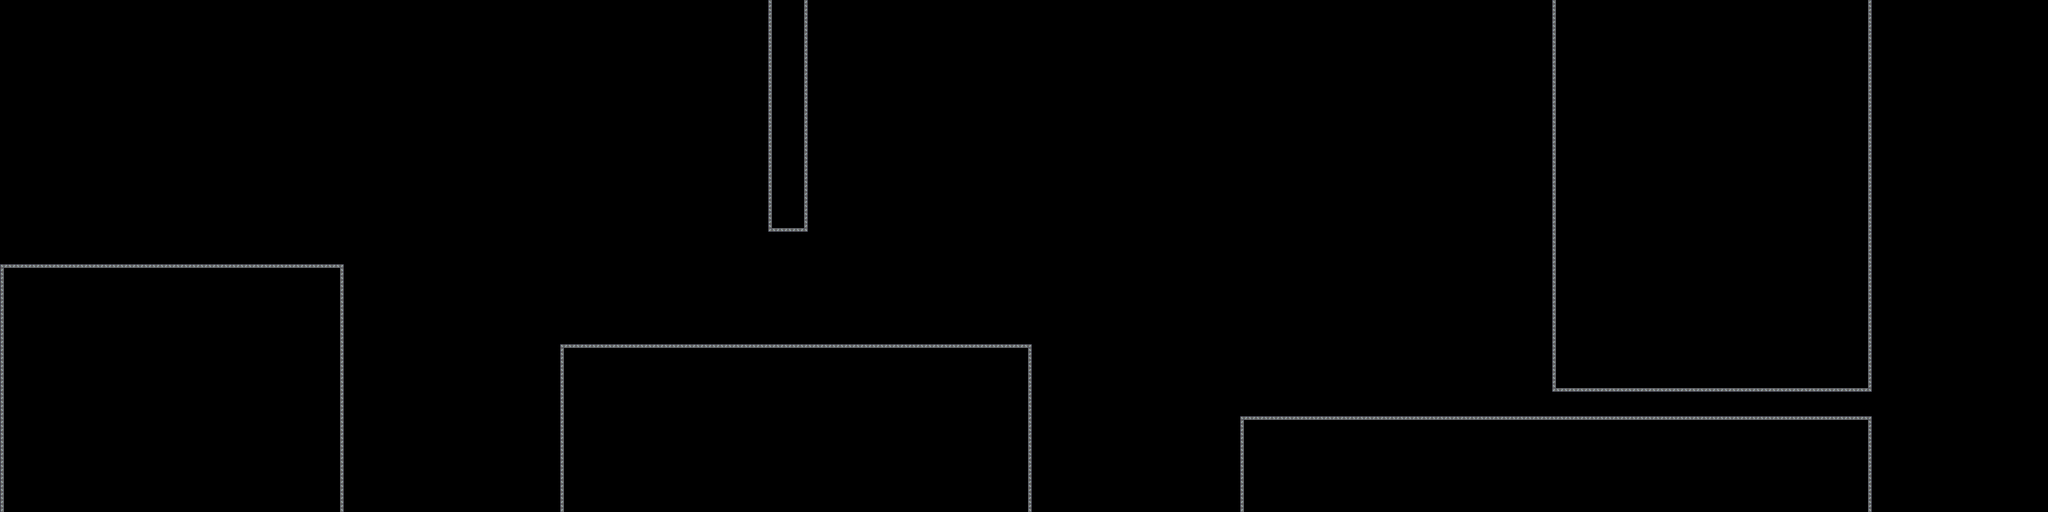

A level layout from a 2D game, rendered from its tile map. Below: a short description, then the map file with tile-grid data replaced by summaries:
An orthogonal 256x64 tile map with 16x16 px tiles, 1 tile layer (tiles) and 29 objects.

<map version="1.4" tiledversion="1.4.1" orientation="orthogonal" renderorder="right-down" width="256" height="64" tilewidth="16" tileheight="16" infinite="0" nextlayerid="7" nextobjectid="44">
 <tileset firstgid="1" name="tiles" tilewidth="16" tileheight="16" tilecount="16" columns="4">
  <image source="../../images/tilesets/tiles.png" width="64" height="64" />
 </tileset>
 <objectgroup id="2" name="sw-triangles">
  <object id="1" x="32" y="320" width="32" height="208" />
  <object id="2" x="32" y="336" width="48" height="192" />
  <object id="3" x="32" y="352" width="64" height="176" />
  <object id="4" x="32" y="368" width="80" height="160" />
  <object id="5" x="32" y="384" width="96" height="144" />
  <object id="6" x="32" y="400" width="112" height="128" />
  <object id="7" x="32" y="416" width="130" height="112" />
  <object id="8" x="32" y="432" width="148" height="96" />
  <object id="9" x="32" y="448" width="160" height="80" />
  <object id="10" x="32" y="464" width="176" height="64" />
  <object id="11" x="32" y="480" width="208" height="48" />
  <object id="12" x="32" y="496" width="260" height="32" />
  <object id="13" x="32" y="512" width="320" height="16" />
  <object id="18" x="32" y="32" width="16" height="496" />
 </objectgroup>
 <objectgroup id="3" name="squares">
  <object id="14" x="32" y="528" width="655" height="16" />
  <object id="26" x="0" y="32" width="32" height="512" />
  <object id="27" x="1120" y="688" width="944" height="16" />
  <object id="28" x="2480" y="832" width="1264" height="16" />
  <object id="37" x="1600" y="-176" width="16" height="640" />
  <object id="38" x="3104" y="0" width="16" height="784" />
  <object id="39" x="3120" y="768" width="624" height="16" />
  <object id="41" x="3728" y="0" width="16" height="768" />
  <object id="42" x="1536" y="448" width="64" height="16" />
  <object id="43" x="1536" y="-176" width="16" height="624" />
 </objectgroup>
 <objectgroup id="6" name="end">
  <object id="35" x="3758" y="776" width="16" height="64" />
 </objectgroup>
 <objectgroup id="4" name="se-triangles">
  <object id="19" x="615" y="468" width="73" height="60" />
  <object id="20" x="560" y="480" width="128" height="48" />
  <object id="21" x="482" y="496" width="205.333" height="32" />
  <object id="22" x="416" y="512" width="272" height="16" />
 </objectgroup>
 <layer id="5" name="tiles" width="256" height="64">
  <data>[16384 cells, 500 non-empty, 10 distinct tile ids]</data>
 </layer>
</map>
